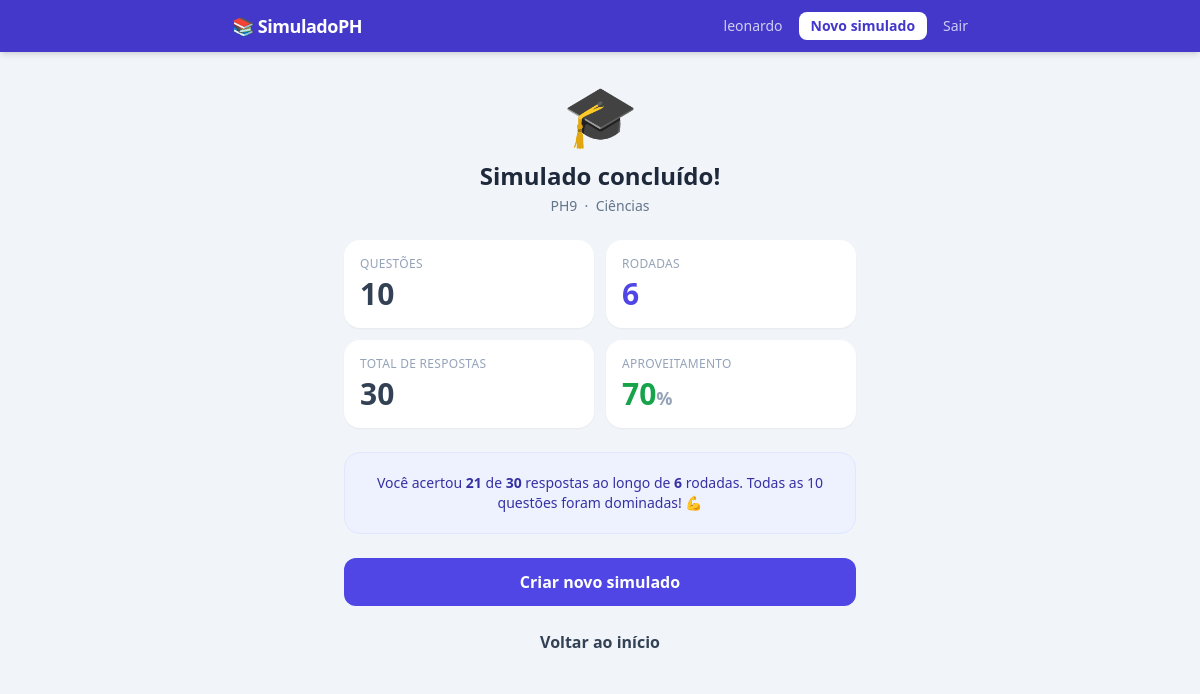
/simulado/1/resultado-final (signed in), run on the app's committed database.
### models.py (models this page shows)
class Usuario(UserMixin, db.Model):
    __tablename__ = "usuarios"
    id = db.Column(db.Integer, primary_key=True)
    nome = db.Column(db.String(120), nullable=False)
    email = db.Column(db.String(120), unique=True, nullable=False)
    senha_hash = db.Column(db.String(256), nullable=False)
    criado_em = db.Column(db.DateTime, default=datetime.utcnow)
    simulados = db.relationship("Simulado", backref="usuario", lazy=True)

class Simulado(db.Model):
    __tablename__ = "simulados"
    id = db.Column(db.Integer, primary_key=True)
    usuario_id = db.Column(db.Integer, db.ForeignKey("usuarios.id"), nullable=False)
    listas = db.Column(db.String(200), nullable=False)        # "PH1,PH2,..."
    disciplinas = db.Column(db.String(200), nullable=False)      # "Matemática,..."
    acertos_para_eliminar = db.Column(db.Integer, default=3)  # 1=Fácil 2=Médio 3=Difícil 4=Impossível
    rodada_atual = db.Column(db.Integer, default=1)
    criado_em = db.Column(db.DateTime, default=datetime.utcnow)
    encerrado_em = db.Column(db.DateTime, nullable=True)
    itens = db.relationship("SimuladoQuestao", backref="simulado", lazy=True)

### app.py (the view)
@app.route("/simulado/<int:simulado_id>/resultado-final")
@login_required
def resultado_final(simulado_id):
    s = db.session.get(Simulado, simulado_id)
    if not s or s.usuario_id != current_user.id:
        return redirect(url_for("dashboard"))
    total_questoes = len(s.itens)
    total_respostas = Resposta.query.filter_by(simulado_id=simulado_id).count()
    total_acertos = Resposta.query.filter_by(simulado_id=simulado_id, correta=True).count()
    total_rodadas = s.rodada_atual - 1
    return render_template(
        "resultado_final.html",
        simulado=s,
        total_questoes=total_questoes,
        total_respostas=total_respostas,
        total_acertos=total_acertos,
        total_rodadas=total_rodadas,
        pct=round(total_acertos / total_respostas * 100) if total_respostas else 0,
    )

### app.py (called while the page is built)
@login_manager.user_loader
def load_user(user_id):
    return db.session.get(Usuario, int(user_id))

### templates/resultado_final.html (shortened to what this page needs)
{% extends "base.html" %}
{% block content %}
<div class="fade-in max-w-lg mx-auto text-center">
  <div class="text-6xl mb-4">🎓</div>
  <h1 class="text-2xl font-bold mb-1">Simulado concluído!</h1>
  <p class="text-slate-500 text-sm mb-6">
    {{ simulado.listas.replace(',', ' · ') }} &nbsp;·&nbsp;
    {{ simulado.disciplinas.replace(',', ' · ') }}
  </p>
  <div class="grid grid-cols-2 gap-3 mb-6 text-left">
    <div class="bg-white rounded-2xl shadow-sm p-4">
      <p class="text-xs text-slate-400 font-medium uppercase tracking-wide">Questões</p>
      <p class="text-3xl font-bold text-slate-700 mt-1">{{ total_questoes }}</p>
    </div>
    <div class="bg-white rounded-2xl shadow-sm p-4">
      <p class="text-xs text-slate-400 font-medium uppercase tracking-wide">Rodadas</p>
      <p class="text-3xl font-bold text-indigo-600 mt-1">{{ total_rodadas }}</p>
    </div>
    <div class="bg-white rounded-2xl shadow-sm p-4">
      <p class="text-xs text-slate-400 font-medium uppercase tracking-wide">Total de respostas</p>
      <p class="text-3xl font-bold text-slate-700 mt-1">{{ total_respostas }}</p>
    </div>
    <div class="bg-white rounded-2xl shadow-sm p-4">
      <p class="text-xs text-slate-400 font-medium uppercase tracking-wide">Aproveitamento</p>
      <p class="text-3xl font-bold text-green-600 mt-1">{{ pct }}<span class="text-lg text-slate-400">%</span></p>
    </div>
  </div>
  <div class="bg-indigo-50 border border-indigo-100 rounded-2xl p-5 mb-6 text-sm text-indigo-800">
    <p>Você acertou <strong>{{ total_acertos }}</strong> de <strong>{{ total_respostas }}</strong> respostas
    ao longo de <strong>{{ total_rodadas }}</strong> rodada{{ 's' if total_rodadas > 1 }}.
    Todas as {{ total_questoes }} questões foram dominadas! 💪</p>
  </div>
  <a href="{{ url_for('novo_simulado') }}"
    class="inline-block bg-indigo-600 hover:bg-indigo-700 text-white font-bold px-8 py-3 rounded-xl transition w-full mb-3">
    Criar novo simulado
  </a>
  <a href="{{ url_for('dashboard') }}"
    class="inline-block bg-slate-100 hover:bg-slate-200 text-slate-700 font-semibold px-8 py-3 rounded-xl transition w-full">
    Voltar ao início
  </a>
</div>
{% endblock %}

### templates/base.html (shortened to what this page needs)
<!DOCTYPE html>
<html lang="pt-BR">
<head>
  <script src="https://cdn.tailwindcss.com"></script>
</head>
<body class="bg-slate-100 min-h-screen text-slate-800">
  {% if current_user.is_authenticated %}
  <nav class="bg-indigo-700 text-white shadow-md">
    <div class="max-w-3xl mx-auto px-4 py-3 flex items-center justify-between">
      <a href="{{ url_for('dashboard') }}" class="font-bold text-lg tracking-tight">📚 SimuladoPH</a>
      <div class="flex items-center gap-4 text-sm">
        <span class="opacity-75">{{ current_user.nome }}</span>
        <a href="{{ url_for('novo_simulado') }}" class="bg-white text-indigo-700 font-semibold px-3 py-1 rounded-lg hover:bg-indigo-50 transition">Novo simulado</a>
        <a href="{{ url_for('logout') }}" class="opacity-75 hover:opacity-100 transition">Sair</a>
      </div>
    </div>
  </nav>
  {% endif %}
  <main class="max-w-3xl mx-auto px-4 py-8">
    {% block content %}{% endblock %}
  </main>
</body>
</html>

### templates/base.html (style rules this page uses)
.fade-in { animation: fadeIn .35s ease; }

### data on the page
Usuario: nome "leonardo"
Simulado: listas.replace "PH9", disciplinas.replace "Ciências"

### other printed values
{{ total_questoes }} "10"
{{ total_rodadas }} "6"
{{ total_respostas }} "30"
{{ pct }} "70"
{{ total_acertos }} "21"
{{ 's' if total_rodadas > 1 }} "s"
